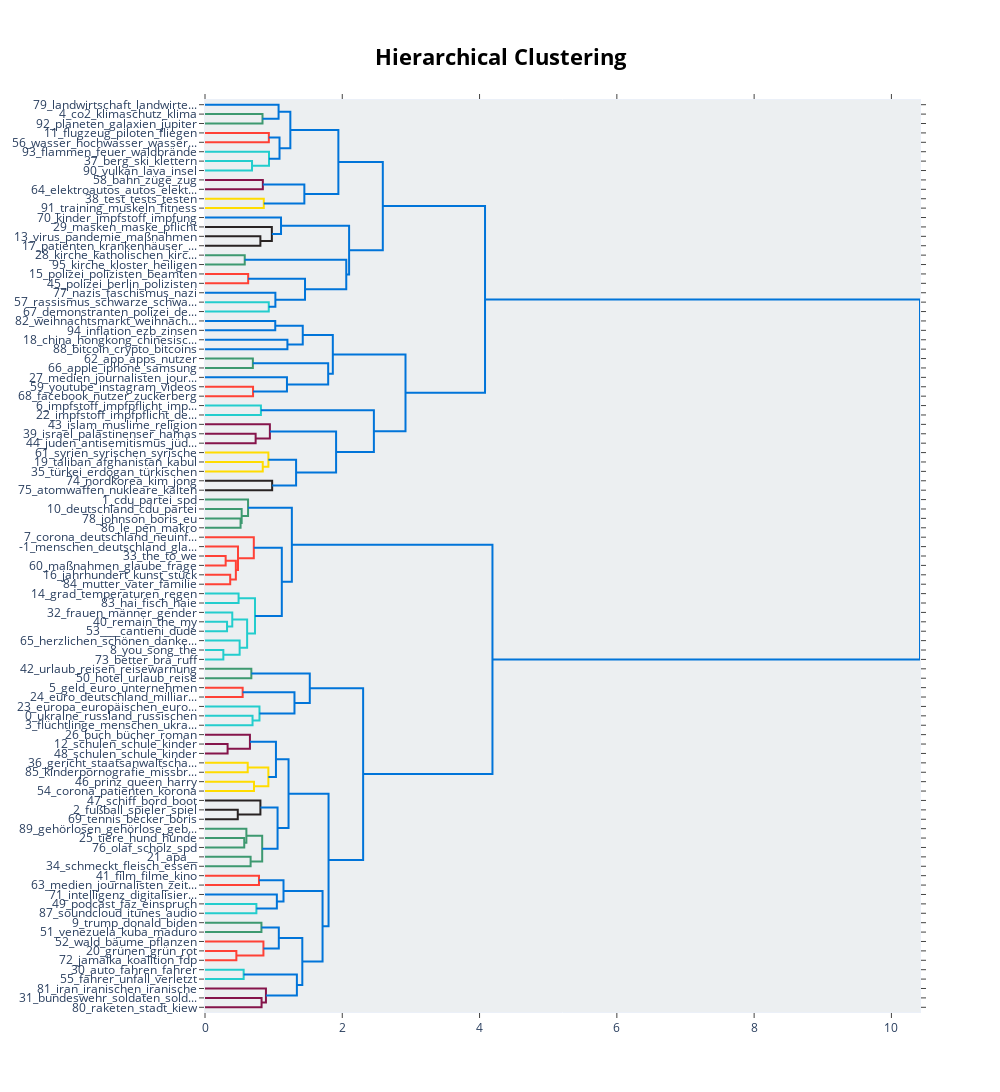

The code cell stored with this chart in its notebook:
### Code cell
topic_model.visualize_hierarchy()

### Figure 1 — Plotly figure (JSON) as saved in the notebook; plotly's stock layout.template omitted (floating-point values rounded to 4 significant figures)
{"data": [{"hoverinfo": "text", "marker": {"color": "rgb(61,153,112)"}, "mode": "lines", "type": "scatter", "x": [0, 0.8379, 0.8379, 0], "xaxis": "x", "y": [-15, -15, -25, -25], "yaxis": "y"}, {"hoverinfo": "text", "marker": {"color": "rgb(0,116,217)"}, "mode": "lines", "type": "scatter", "x": [0, 1.072, 1.072, 0.8379], "xaxis": "x", "y": [-5, -5, -20, -20], "yaxis": "y"}, {"hoverinfo": "text", "marker": {"color": "rgb(255,65,54)"}, "mode": "lines", "type": "scatter", "x": [0, 0.93, 0.93, 0], "xaxis": "x", "y": [-35, -35, -45, -45], "yaxis": "y"}, {"hoverinfo": "text", "marker": {"color": "rgb(35,205,205)"}, "mode": "lines", "type": "scatter", "x": [0, 0.685, 0.685, 0], "xaxis": "x", "y": [-65, -65, -75, -75], "yaxis": "y"}, {"hoverinfo": "text", "marker": {"color": "rgb(35,205,205)"}, "mode": "lines", "type": "scatter", "x": [0, 0.9324, 0.9324, 0.685], "xaxis": "x", "y": [-55, -55, -70, -70], "yaxis": "y"}, {"hoverinfo": "text", "marker": {"color": "rgb(0,116,217)"}, "mode": "lines", "type": "scatter", "x": [0.93, 1.086, 1.086, 0.9324], "xaxis": "x", "y": [-40, -40, -62.5, -62.5], "yaxis": "y"}, {"hoverinfo": "text", "marker": {"color": "rgb(0,116,217)"}, "mode": "lines", "type": "scatter", "x": [1.072, 1.243, 1.243, 1.086], "xaxis": "x", "y": [-12.5, -12.5, -51.25, -51.25], "yaxis": "y"}, {"hoverinfo": "text", "marker": {"color": "rgb(133,20,75)"}, "mode": "lines", "type": "scatter", "x": [0, 0.8426, 0.8426, 0], "xaxis": "x", "y": [-85, -85, -95, -95], "yaxis": "y"}, {"hoverinfo": "text", "marker": {"color": "rgb(255,220,0)"}, "mode": "lines", "type": "scatter", "x": [0, 0.8565, 0.8565, 0], "xaxis": "x", "y": [-105, -105, -115, -115], "yaxis": "y"}, {"hoverinfo": "text", "marker": {"color": "rgb(0,116,217)"}, "mode": "lines", "type": "scatter", "x": [0.8426, 1.447, 1.447, 0.8565], "xaxis": "x", "y": [-90, -90, -110, -110], "yaxis": "y"}, {"hoverinfo": "text", "marker": {"color": "rgb(0,116,217)"}, "mode": "lines", "type": "scatter", "x": [1.243, 1.943, 1.943, 1.447], "xaxis": "x", "y": [-31.88, -31.88, -100, -100], "yaxis": "y"}, {"hoverinfo": "text", "marker": {"color": "rgb(40,35,35)"}, "mode": "lines", "type": "scatter", "x": [0, 0.8067, 0.8067, 0], "xaxis": "x", "y": [-145, -145, -155, -155], "yaxis": "y"}, {"hoverinfo": "text", "marker": {"color": "rgb(40,35,35)"}, "mode": "lines", "type": "scatter", "x": [0, 0.9739, 0.9739, 0.8067], "xaxis": "x", "y": [-135, -135, -150, -150], "yaxis": "y"}, {"hoverinfo": "text", "marker": {"color": "rgb(0,116,217)"}, "mode": "lines", "type": "scatter", "x": [0, 1.108, 1.108, 0.9739], "xaxis": "x", "y": [-125, -125, -142.5, -142.5], "yaxis": "y"}, {"hoverinfo": "text", "marker": {"color": "rgb(61,153,112)"}, "mode": "lines", "type": "scatter", "x": [0, 0.579, 0.579, 0], "xaxis": "x", "y": [-165, -165, -175, -175], "yaxis": "y"}, {"hoverinfo": "text", "marker": {"color": "rgb(255,65,54)"}, "mode": "lines", "type": "scatter", "x": [0, 0.6291, 0.6291, 0], "xaxis": "x", "y": [-185, -185, -195, -195], "yaxis": "y"}, {"hoverinfo": "text", "marker": {"color": "rgb(35,205,205)"}, "mode": "lines", "type": "scatter", "x": [0, 0.9289, 0.9289, 0], "xaxis": "x", "y": [-215, -215, -225, -225], "yaxis": "y"}, {"hoverinfo": "text", "marker": {"color": "rgb(0,116,217)"}, "mode": "lines", "type": "scatter", "x": [0, 1.025, 1.025, 0.9289], "xaxis": "x", "y": [-205, -205, -220, -220], "yaxis": "y"}, {"hoverinfo": "text", "marker": {"color": "rgb(0,116,217)"}, "mode": "lines", "type": "scatter", "x": [0.6291, 1.457, 1.457, 1.025], "xaxis": "x", "y": [-190, -190, -212.5, -212.5], "yaxis": "y"}, {"hoverinfo": "text", "marker": {"color": "rgb(0,116,217)"}, "mode": "lines", "type": "scatter", "x": [0.579, 2.058, 2.058, 1.457], "xaxis": "x", "y": [-170, -170, -201.2, -201.2], "yaxis": "y"}, {"hoverinfo": "text", "marker": {"color": "rgb(0,116,217)"}, "mode": "lines", "type": "scatter", "x": [1.108, 2.099, 2.099, 2.058], "xaxis": "x", "y": [-133.8, -133.8, -185.6, -185.6], "yaxis": "y"}, {"hoverinfo": "text", "marker": {"color": "rgb(0,116,217)"}, "mode": "lines", "type": "scatter", "x": [1.943, 2.59, 2.59, 2.099], "xaxis": "x", "y": [-65.94, -65.94, -159.7, -159.7], "yaxis": "y"}, {"hoverinfo": "text", "marker": {"color": "rgb(0,116,217)"}, "mode": "lines", "type": "scatter", "x": [0, 1.023, 1.023, 0], "xaxis": "x", "y": [-235, -235, -245, -245], "yaxis": "y"}, {"hoverinfo": "text", "marker": {"color": "rgb(0,116,217)"}, "mode": "lines", "type": "scatter", "x": [0, 1.201, 1.201, 0], "xaxis": "x", "y": [-255, -255, -265, -265], "yaxis": "y"}, {"hoverinfo": "text", "marker": {"color": "rgb(0,116,217)"}, "mode": "lines", "type": "scatter", "x": [1.023, 1.424, 1.424, 1.201], "xaxis": "x", "y": [-240, -240, -260, -260], "yaxis": "y"}, {"hoverinfo": "text", "marker": {"color": "rgb(61,153,112)"}, "mode": "lines", "type": "scatter", "x": [0, 0.6973, 0.6973, 0], "xaxis": "x", "y": [-275, -275, -285, -285], "yaxis": "y"}, {"hoverinfo": "text", "marker": {"color": "rgb(255,65,54)"}, "mode": "lines", "type": "scatter", "x": [0, 0.7, 0.7, 0], "xaxis": "x", "y": [-305, -305, -315, -315], "yaxis": "y"}, {"hoverinfo": "text", "marker": {"color": "rgb(0,116,217)"}, "mode": "lines", "type": "scatter", "x": [0, 1.194, 1.194, 0.7], "xaxis": "x", "y": [-295, -295, -310, -310], "yaxis": "y"}, {"hoverinfo": "text", "marker": {"color": "rgb(0,116,217)"}, "mode": "lines", "type": "scatter", "x": [0.6973, 1.795, 1.795, 1.194], "xaxis": "x", "y": [-280, -280, -302.5, -302.5], "yaxis": "y"}, {"hoverinfo": "text", "marker": {"color": "rgb(0,116,217)"}, "mode": "lines", "type": "scatter", "x": [1.424, 1.862, 1.862, 1.795], "xaxis": "x", "y": [-250, -250, -291.2, -291.2], "yaxis": "y"}, {"hoverinfo": "text", "marker": {"color": "rgb(35,205,205)"}, "mode": "lines", "type": "scatter", "x": [0, 0.8147, 0.8147, 0], "xaxis": "x", "y": [-325, -325, -335, -335], "yaxis": "y"}, {"hoverinfo": "text", "marker": {"color": "rgb(133,20,75)"}, "mode": "lines", "type": "scatter", "x": [0, 0.7376, 0.7376, 0], "xaxis": "x", "y": [-355, -355, -365, -365], "yaxis": "y"}, {"hoverinfo": "text", "marker": {"color": "rgb(133,20,75)"}, "mode": "lines", "type": "scatter", "x": [0, 0.9452, 0.9452, 0.7376], "xaxis": "x", "y": [-345, -345, -360, -360], "yaxis": "y"}, {"hoverinfo": "text", "marker": {"color": "rgb(255,220,0)"}, "mode": "lines", "type": "scatter", "x": [0, 0.8413, 0.8413, 0], "xaxis": "x", "y": [-385, -385, -395, -395], "yaxis": "y"}, {"hoverinfo": "text", "marker": {"color": "rgb(255,220,0)"}, "mode": "lines", "type": "scatter", "x": [0, 0.9235, 0.9235, 0.8413], "xaxis": "x", "y": [-375, -375, -390, -390], "yaxis": "y"}, {"hoverinfo": "text", "marker": {"color": "rgb(40,35,35)"}, "mode": "lines", "type": "scatter", "x": [0, 0.9785, 0.9785, 0], "xaxis": "x", "y": [-405, -405, -415, -415], "yaxis": "y"}, {"hoverinfo": "text", "marker": {"color": "rgb(0,116,217)"}, "mode": "lines", "type": "scatter", "x": [0.9235, 1.327, 1.327, 0.9785], "xaxis": "x", "y": [-382.5, -382.5, -410, -410], "yaxis": "y"}, {"hoverinfo": "text", "marker": {"color": "rgb(0,116,217)"}, "mode": "lines", "type": "scatter", "x": [0.9452, 1.91, 1.91, 1.327], "xaxis": "x", "y": [-352.5, -352.5, -396.2, -396.2], "yaxis": "y"}, {"hoverinfo": "text", "marker": {"color": "rgb(0,116,217)"}, "mode": "lines", "type": "scatter", "x": [0.8147, 2.46, 2.46, 1.91], "xaxis": "x", "y": [-330, -330, -374.4, -374.4], "yaxis": "y"}, {"hoverinfo": "text", "marker": {"color": "rgb(0,116,217)"}, "mode": "lines", "type": "scatter", "x": [1.862, 2.921, 2.921, 2.46], "xaxis": "x", "y": [-270.6, -270.6, -352.2, -352.2], "yaxis": "y"}, {"hoverinfo": "text", "marker": {"color": "rgb(0,116,217)"}, "mode": "lines", "type": "scatter", "x": [2.59, 4.08, 4.08, 2.921], "xaxis": "x", "y": [-112.8, -112.8, -311.4, -311.4], "yaxis": "y"}, {"hoverinfo": "text", "marker": {"color": "rgb(61,153,112)"}, "mode": "lines", "type": "scatter", "x": [0, 0.5182, 0.5182, 0], "xaxis": "x", "y": [-445, -445, -455, -455], "yaxis": "y"}, {"hoverinfo": "text", "marker": {"color": "rgb(61,153,112)"}, "mode": "lines", "type": "scatter", "x": [0, 0.5339, 0.5339, 0.5182], "xaxis": "x", "y": [-435, -435, -450, -450], "yaxis": "y"}, {"hoverinfo": "text", "marker": {"color": "rgb(61,153,112)"}, "mode": "lines", "type": "scatter", "x": [0, 0.6273, 0.6273, 0.5339], "xaxis": "x", "y": [-425, -425, -442.5, -442.5], "yaxis": "y"}, {"hoverinfo": "text", "marker": {"color": "rgb(255,65,54)"}, "mode": "lines", "type": "scatter", "x": [0, 0.301, 0.301, 0], "xaxis": "x", "y": [-485, -485, -495, -495], "yaxis": "y"}, {"hoverinfo": "text", "marker": {"color": "rgb(255,65,54)"}, "mode": "lines", "type": "scatter", "x": [0, 0.3673, 0.3673, 0], "xaxis": "x", "y": [-505, -505, -515, -515], "yaxis": "y"}, {"hoverinfo": "text", "marker": {"color": "rgb(255,65,54)"}, "mode": "lines", "type": "scatter", "x": [0.301, 0.4496, 0.4496, 0.3673], "xaxis": "x", "y": [-490, -490, -510, -510], "yaxis": "y"}, {"hoverinfo": "text", "marker": {"color": "rgb(255,65,54)"}, "mode": "lines", "type": "scatter", "x": [0, 0.4808, 0.4808, 0.4496], "xaxis": "x", "y": [-475, -475, -500, -500], "yaxis": "y"}, {"hoverinfo": "text", "marker": {"color": "rgb(255,65,54)"}, "mode": "lines", "type": "scatter", "x": [0, 0.7112, 0.7112, 0.4808], "xaxis": "x", "y": [-465, -465, -487.5, -487.5], "yaxis": "y"}, {"hoverinfo": "text", "marker": {"color": "rgb(35,205,205)"}, "mode": "lines", "type": "scatter", "x": [0, 0.4892, 0.4892, 0], "xaxis": "x", "y": [-525, -525, -535, -535], "yaxis": "y"}, {"hoverinfo": "text", "marker": {"color": "rgb(35,205,205)"}, "mode": "lines", "type": "scatter", "x": [0, 0.3211, 0.3211, 0], "xaxis": "x", "y": [-555, -555, -565, -565], "yaxis": "y"}, {"hoverinfo": "text", "marker": {"color": "rgb(35,205,205)"}, "mode": "lines", "type": "scatter", "x": [0, 0.3972, 0.3972, 0.3211], "xaxis": "x", "y": [-545, -545, -560, -560], "yaxis": "y"}, {"hoverinfo": "text", "marker": {"color": "rgb(35,205,205)"}, "mode": "lines", "type": "scatter", "x": [0, 0.2672, 0.2672, 0], "xaxis": "x", "y": [-585, -585, -595, -595], "yaxis": "y"}, {"hoverinfo": "text", "marker": {"color": "rgb(35,205,205)"}, "mode": "lines", "type": "scatter", "x": [0, 0.5046, 0.5046, 0.2672], "xaxis": "x", "y": [-575, -575, -590, -590], "yaxis": "y"}, {"hoverinfo": "text", "marker": {"color": "rgb(35,205,205)"}, "mode": "lines", "type": "scatter", "x": [0.3972, 0.6138, 0.6138, 0.5046], "xaxis": "x", "y": [-552.5, -552.5, -582.5, -582.5], "yaxis": "y"}, {"hoverinfo": "text", "marker": {"color": "rgb(35,205,205)"}, "mode": "lines", "type": "scatter", "x": [0.4892, 0.7283, 0.7283, 0.6138], "xaxis": "x", "y": [-530, -530, -567.5, -567.5], "yaxis": "y"}, {"hoverinfo": "text", "marker": {"color": "rgb(0,116,217)"}, "mode": "lines", "type": "scatter", "x": [0.7112, 1.119, 1.119, 0.7283], "xaxis": "x", "y": [-476.2, -476.2, -548.8, -548.8], "yaxis": "y"}, {"hoverinfo": "text", "marker": {"color": "rgb(0,116,217)"}, "mode": "lines", "type": "scatter", "x": [0.6273, 1.265, 1.265, 1.119], "xaxis": "x", "y": [-433.8, -433.8, -512.5, -512.5], "yaxis": "y"}, {"hoverinfo": "text", "marker": {"color": "rgb(61,153,112)"}, "mode": "lines", "type": "scatter", "x": [0, 0.6751, 0.6751, 0], "xaxis": "x", "y": [-605, -605, -615, -615], "yaxis": "y"}, {"hoverinfo": "text", "marker": {"color": "rgb(255,65,54)"}, "mode": "lines", "type": "scatter", "x": [0, 0.5488, 0.5488, 0], "xaxis": "x", "y": [-625, -625, -635, -635], "yaxis": "y"}, {"hoverinfo": "text", "marker": {"color": "rgb(35,205,205)"}, "mode": "lines", "type": "scatter", "x": [0, 0.6926, 0.6926, 0], "xaxis": "x", "y": [-655, -655, -665, -665], "yaxis": "y"}, {"hoverinfo": "text", "marker": {"color": "rgb(35,205,205)"}, "mode": "lines", "type": "scatter", "x": [0, 0.7935, 0.7935, 0.6926], "xaxis": "x", "y": [-645, -645, -660, -660], "yaxis": "y"}, {"hoverinfo": "text", "marker": {"color": "rgb(0,116,217)"}, "mode": "lines", "type": "scatter", "x": [0.5488, 1.303, 1.303, 0.7935], "xaxis": "x", "y": [-630, -630, -652.5, -652.5], "yaxis": "y"}, {"hoverinfo": "text", "marker": {"color": "rgb(0,116,217)"}, "mode": "lines", "type": "scatter", "x": [0.6751, 1.526, 1.526, 1.303], "xaxis": "x", "y": [-610, -610, -641.2, -641.2], "yaxis": "y"}, {"hoverinfo": "text", "marker": {"color": "rgb(133,20,75)"}, "mode": "lines", "type": "scatter", "x": [0, 0.3292, 0.3292, 0], "xaxis": "x", "y": [-685, -685, -695, -695], "yaxis": "y"}, {"hoverinfo": "text", "marker": {"color": "rgb(133,20,75)"}, "mode": "lines", "type": "scatter", "x": [0, 0.6546, 0.6546, 0.3292], "xaxis": "x", "y": [-675, -675, -690, -690], "yaxis": "y"}, {"hoverinfo": "text", "marker": {"color": "rgb(255,220,0)"}, "mode": "lines", "type": "scatter", "x": [0, 0.6223, 0.6223, 0], "xaxis": "x", "y": [-705, -705, -715, -715], "yaxis": "y"}, {"hoverinfo": "text", "marker": {"color": "rgb(255,220,0)"}, "mode": "lines", "type": "scatter", "x": [0, 0.7137, 0.7137, 0], "xaxis": "x", "y": [-725, -725, -735, -735], "yaxis": "y"}, {"hoverinfo": "text", "marker": {"color": "rgb(255,220,0)"}, "mode": "lines", "type": "scatter", "x": [0.6223, 0.9229, 0.9229, 0.7137], "xaxis": "x", "y": [-710, -710, -730, -730], "yaxis": "y"}, {"hoverinfo": "text", "marker": {"color": "rgb(0,116,217)"}, "mode": "lines", "type": "scatter", "x": [0.6546, 1.034, 1.034, 0.9229], "xaxis": "x", "y": [-682.5, -682.5, -720, -720], "yaxis": "y"}, {"hoverinfo": "text", "marker": {"color": "rgb(40,35,35)"}, "mode": "lines", "type": "scatter", "x": [0, 0.4774, 0.4774, 0], "xaxis": "x", "y": [-755, -755, -765, -765], "yaxis": "y"}, {"hoverinfo": "text", "marker": {"color": "rgb(40,35,35)"}, "mode": "lines", "type": "scatter", "x": [0, 0.8072, 0.8072, 0.4774], "xaxis": "x", "y": [-745, -745, -760, -760], "yaxis": "y"}, {"hoverinfo": "text", "marker": {"color": "rgb(61,153,112)"}, "mode": "lines", "type": "scatter", "x": [0, 0.5719, 0.5719, 0], "xaxis": "x", "y": [-785, -785, -795, -795], "yaxis": "y"}, {"hoverinfo": "text", "marker": {"color": "rgb(61,153,112)"}, "mode": "lines", "type": "scatter", "x": [0, 0.6028, 0.6028, 0.5719], "xaxis": "x", "y": [-775, -775, -790, -790], "yaxis": "y"}, {"hoverinfo": "text", "marker": {"color": "rgb(61,153,112)"}, "mode": "lines", "type": "scatter", "x": [0, 0.6644, 0.6644, 0], "xaxis": "x", "y": [-805, -805, -815, -815], "yaxis": "y"}, {"hoverinfo": "text", "marker": {"color": "rgb(61,153,112)"}, "mode": "lines", "type": "scatter", "x": [0.6028, 0.8332, 0.8332, 0.6644], "xaxis": "x", "y": [-782.5, -782.5, -810, -810], "yaxis": "y"}, {"hoverinfo": "text", "marker": {"color": "rgb(0,116,217)"}, "mode": "lines", "type": "scatter", "x": [0.8072, 1.057, 1.057, 0.8332], "xaxis": "x", "y": [-752.5, -752.5, -796.2, -796.2], "yaxis": "y"}, {"hoverinfo": "text", "marker": {"color": "rgb(0,116,217)"}, "mode": "lines", "type": "scatter", "x": [1.034, 1.217, 1.217, 1.057], "xaxis": "x", "y": [-701.2, -701.2, -774.4, -774.4], "yaxis": "y"}, {"hoverinfo": "text", "marker": {"color": "rgb(255,65,54)"}, "mode": "lines", "type": "scatter", "x": [0, 0.7864, 0.7864, 0], "xaxis": "x", "y": [-825, -825, -835, -835], "yaxis": "y"}, {"hoverinfo": "text", "marker": {"color": "rgb(35,205,205)"}, "mode": "lines", "type": "scatter", "x": [0, 0.7486, 0.7486, 0], "xaxis": "x", "y": [-855, -855, -865, -865], "yaxis": "y"}, {"hoverinfo": "text", "marker": {"color": "rgb(0,116,217)"}, "mode": "lines", "type": "scatter", "x": [0, 1.047, 1.047, 0.7486], "xaxis": "x", "y": [-845, -845, -860, -860], "yaxis": "y"}, {"hoverinfo": "text", "marker": {"color": "rgb(0,116,217)"}, "mode": "lines", "type": "scatter", "x": [0.7864, 1.144, 1.144, 1.047], "xaxis": "x", "y": [-830, -830, -852.5, -852.5], "yaxis": "y"}, {"hoverinfo": "text", "marker": {"color": "rgb(61,153,112)"}, "mode": "lines", "type": "scatter", "x": [0, 0.8223, 0.8223, 0], "xaxis": "x", "y": [-875, -875, -885, -885], "yaxis": "y"}, {"hoverinfo": "text", "marker": {"color": "rgb(255,65,54)"}, "mode": "lines", "type": "scatter", "x": [0, 0.4568, 0.4568, 0], "xaxis": "x", "y": [-905, -905, -915, -915], "yaxis": "y"}, {"hoverinfo": "text", "marker": {"color": "rgb(255,65,54)"}, "mode": "lines", "type": "scatter", "x": [0, 0.8513, 0.8513, 0.4568], "xaxis": "x", "y": [-895, -895, -910, -910], "yaxis": "y"}, {"hoverinfo": "text", "marker": {"color": "rgb(0,116,217)"}, "mode": "lines", "type": "scatter", "x": [0.8223, 1.075, 1.075, 0.8513], "xaxis": "x", "y": [-880, -880, -902.5, -902.5], "yaxis": "y"}, {"hoverinfo": "text", "marker": {"color": "rgb(35,205,205)"}, "mode": "lines", "type": "scatter", "x": [0, 0.5631, 0.5631, 0], "xaxis": "x", "y": [-925, -925, -935, -935], "yaxis": "y"}, {"hoverinfo": "text", "marker": {"color": "rgb(133,20,75)"}, "mode": "lines", "type": "scatter", "x": [0, 0.8241, 0.8241, 0], "xaxis": "x", "y": [-955, -955, -965, -965], "yaxis": "y"}, {"hoverinfo": "text", "marker": {"color": "rgb(133,20,75)"}, "mode": "lines", "type": "scatter", "x": [0, 0.8878, 0.8878, 0.8241], "xaxis": "x", "y": [-945, -945, -960, -960], "yaxis": "y"}, {"hoverinfo": "text", "marker": {"color": "rgb(0,116,217)"}, "mode": "lines", "type": "scatter", "x": [0.5631, 1.339, 1.339, 0.8878], "xaxis": "x", "y": [-930, -930, -952.5, -952.5], "yaxis": "y"}, {"hoverinfo": "text", "marker": {"color": "rgb(0,116,217)"}, "mode": "lines", "type": "scatter", "x": [1.075, 1.418, 1.418, 1.339], "xaxis": "x", "y": [-891.2, -891.2, -941.2, -941.2], "yaxis": "y"}, {"hoverinfo": "text", "marker": {"color": "rgb(0,116,217)"}, "mode": "lines", "type": "scatter", "x": [1.144, 1.713, 1.713, 1.418], "xaxis": "x", "y": [-841.2, -841.2, -916.2, -916.2], "yaxis": "y"}, {"hoverinfo": "text", "marker": {"color": "rgb(0,116,217)"}, "mode": "lines", "type": "scatter", "x": [1.217, 1.8, 1.8, 1.713], "xaxis": "x", "y": [-737.8, -737.8, -878.8, -878.8], "yaxis": "y"}, {"hoverinfo": "text", "marker": {"color": "rgb(0,116,217)"}, "mode": "lines", "type": "scatter", "x": [1.526, 2.304, 2.304, 1.8], "xaxis": "x", "y": [-625.6, -625.6, -808.3, -808.3], "yaxis": "y"}, {"hoverinfo": "text", "marker": {"color": "rgb(0,116,217)"}, "mode": "lines", "type": "scatter", "x": [1.265, 4.188, 4.188, 2.304], "xaxis": "x", "y": [-473.1, -473.1, -717.0, -717.0], "yaxis": "y"}, {"hoverinfo": "text", "marker": {"color": "rgb(0,116,217)"}, "mode": "lines", "type": "scatter", "x": [4.08, 10.42, 10.42, 4.188], "xaxis": "x", "y": [-212.1, -212.1, -595.0, -595.0], "yaxis": "y"}], "layout": {"autosize": false, "height": 1655, "hoverlabel": {"bgcolor": "white", "font": {"family": "Rockwell", "size": 16}}, "hovermode": "closest", "plot_bgcolor": "#ECEFF1", "showlegend": false, "title": {"font": {"color": "Black", "size": 22}, "text": "<b>Hierarchical Clustering", "x": 0.5, "xanchor": "center", "yanchor": "top"}, "width": 1000, "xaxis": {"mirror": "allticks", "rangemode": "tozero", "showgrid": false, "showline": true, "showticklabels": true, "ticks": "outside", "type": "linear", "zeroline": false}, "yaxis": {"mirror": "allticks", "range": [-970, 0], "rangemode": "tozero", "showgrid": false, "showline": true, "showticklabels": true, "tickmode": "array", "ticks": "outside", "ticktext": ["79_landwirtschaft_landwirte...", "4_co2_klimaschutz_klima", "92_planeten_galaxien_jupiter", "11_flugzeug_piloten_fliegen", "56_wasser_hochwasser_wasser...", "93_flammen_feuer_waldbrände", "37_berg_ski_klettern", "90_vulkan_lava_insel", "58_bahn_züge_zug", "64_elektroautos_autos_elekt...", "38_test_tests_testen", "91_training_muskeln_fitness", "70_kinder_impfstoff_impfung", "29_masken_maske_pflicht", "13_virus_pandemie_maßnahmen", "17_patienten_krankenhäuser_...", "28_kirche_katholischen_kirc...", "95_kirche_kloster_heiligen", "15_polizei_polizisten_beamten", "45_polizei_berlin_polizisten", "77_nazis_faschismus_nazi", "57_rassismus_schwarze_schwa...", "67_demonstranten_polizei_de...", "82_weihnachtsmarkt_weihnach...", "94_inflation_ezb_zinsen", "18_china_hongkong_chinesisc...", "88_bitcoin_crypto_bitcoins", "62_app_apps_nutzer", "66_apple_iphone_samsung", "27_medien_journalisten_jour...", "59_youtube_instagram_videos", "68_facebook_nutzer_zuckerberg", "6_impfstoff_impfpflicht_imp...", "22_impfstoff_impfpflicht_de...", "43_islam_muslime_religion", "39_israel_palästinenser_hamas", "44_juden_antisemitismus_jüd...", "61_syrien_syrischen_syrische", "19_taliban_afghanistan_kabul", "35_türkei_erdogan_türkischen", "74_nordkorea_kim_jong", "75_atomwaffen_nukleare_kalten", "1_cdu_partei_spd", "10_deutschland_cdu_partei", "78_johnson_boris_eu", "86_le_pen_makro", "7_corona_deutschland_neuinf...", "-1_menschen_deutschland_gla...", "33_the_to_we", "60_maßnahmen_glaube_frage", "16_jahrhundert_kunst_stück", "84_mutter_vater_familie", "14_grad_temperaturen_regen", "83_hai_fisch_haie", "32_frauen_männer_gender", "40_remain_the_my", "53____cantieni_dude", "65_herzlichen_schönen_danke...", "8_you_song_the", "73_better_bra_ruff", "42_urlaub_reisen_reisewarnung", "50_hotel_urlaub_reise", "5_geld_euro_unternehmen", "24_euro_deutschland_milliar...", "23_europa_europäischen_euro...", "0_ukraine_russland_russischen", "3_flüchtlinge_menschen_ukra...", "26_buch_bücher_roman", "12_schulen_schule_kinder", "48_schulen_schule_kinder", "36_gericht_staatsanwaltscha...", "85_kinderpornografie_missbr...", "46_prinz_queen_harry", "54_corona_patienten_korona", "47_schiff_bord_boot", "2_fußball_spieler_spiel", "69_tennis_becker_boris", "89_gehörlosen_gehörlose_geb...", "25_tiere_hund_hunde", "76_olaf_scholz_spd", "21_apa__", "34_schmeckt_fleisch_essen", "41_film_filme_kino", "63_medien_journalisten_zeit...", "71_intelligenz_digitalisier...", "49_podcast_faz_einspruch", "87_soundcloud_itunes_audio", "9_trump_donald_biden", "51_venezuela_kuba_maduro", "52_wald_bäume_pflanzen", "20_grünen_grün_rot", "72_jamaika_koalition_fdp", "30_auto_fahren_fahrer", "55_fahrer_unfall_verletzt", "81_iran_iranischen_iranische", "31_bundeswehr_soldaten_sold...", "80_raketen_stadt_kiew"], "tickvals": [-5, -15, -25, -35, -45, -55, -65, -75, -85, -95, -105, -115, -125, -135, -145, -155, -165, -175, -185, -195, -205, -215, -225, -235, -245, -255, -265, -275, -285, -295, -305, -315, -325, -335, -345, -355, -365, -375, -385, -395, -405, -415, -425, -435, -445, -455, -465, -475, -485, -495, -505, -515, -525, -535, -545, -555, -565, -575, -585, -595, -605, -615, -625, -635, -645, -655, -665, -675, -685, -695, -705, -715, -725, -735, -745, -755, -765, -775, -785, -795, -805, -815, -825, -835, -845, -855, -865, -875, -885, -895, -905, -915, -925, -935, -945, -955, -965], "type": "linear", "zeroline": false}}}
